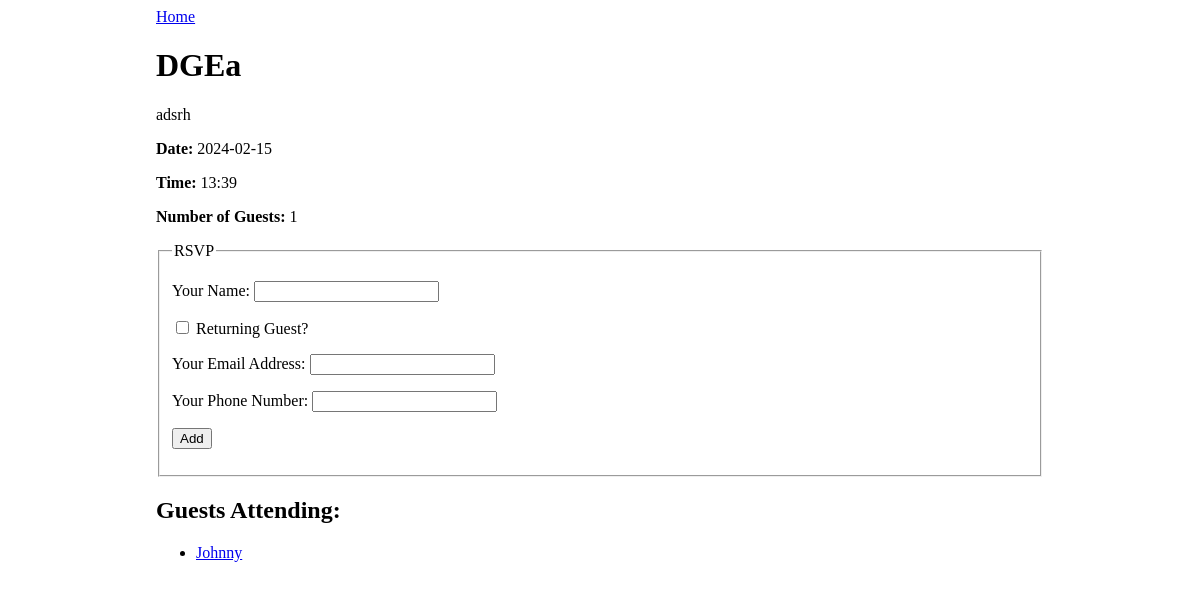
/event/3, run on the app's committed database.
### events_app/models.py (models this page shows)
class Event(db.Model):
    id = db.Column(db.Integer, primary_key=True)
    title = db.Column(db.String(80), nullable=False)
    description = db.Column(db.String(200), nullable=False)
    date_and_time = db.Column(db.DateTime)
    event_type = db.Column(db.Enum('Party', 'Study', 'Networking', 'Class', name='event_type_enum'))
    guests = db.relationship('Guest', backref='event', secondary='guest_event_table')

class Guest(db.Model):
    id = db.Column(db.Integer, primary_key=True)
    name = db.Column(db.String(80), nullable=False)
    email = db.Column(db.String(80), nullable=False)
    phone = db.Column(db.String(80), nullable=False)
    events_attending = db.relationship('Event', backref='guest', secondary='guest_event_table')

### events_app/routes.py (the view)
@main.route('/event/<event_id>', methods=['GET'])
def event_detail(event_id):
    event = Event.query.get(event_id)
    return render_template('event_detail.html', event=event)

### events_app/templates/event_detail.html (shortened to what this page needs)
{% extends 'base.html' %}
{% block content %}
<a href="/">Home</a>
<h1>{{ event.title }}</h1>
<p>{{ event.description }}</p>
<p><strong>Date:</strong> {{ event.date_and_time.strftime('%Y-%m-%d') }}</p>
<p><strong>Time:</strong> {{ event.date_and_time.strftime('%H:%M') }}</p>
<p><strong>Number of Guests:</strong> {{ event.guests|length }}</p>
<form method="POST">
    <fieldset>
        <legend>RSVP</legend>
        <p>
            <label>
                Your Name:
                <input type="text" name="guest_name">
            </label>
        </p>
        <p>
            <label>
                <input type="checkbox" name="returning" onchange="returningGuestChanged(this.checked)">
                Returning Guest?
            </label>
        </p>
        <div id="new-guest-info">
            <p>
                <label>
                    Your Email Address:
                    <input type="email" name="email">
                </label>
            </p>
            <p>
                <label>
                    Your Phone Number:
                    <input type="phone" name="phone">
                </label>
            </p>
        </div>
        <p>
            <input type="submit" name="submit" value="Add">
        </p>
    </fieldset>
</form>
<h2>Guests Attending:</h2>
<ul>
    {% for guest in event.guests %}
        <li><a href="/guest/{{ guest.id }}">{{ guest.name }}</a></li>
    {% endfor %}
</ul>
{% endblock %}

### events_app/static/style.css (style rules this page uses)
body { display: flex; justify-content: center; }

### data on the page
Event: title "DGEa", description "adsrh", date_and_time "2024-02-15", date_and_time "13:39"
Guest: name "Johnny"

### other printed values
{{ event.guests|length }} "1"
